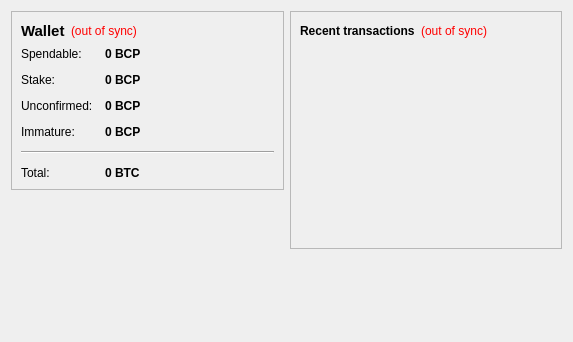
<?xml version="1.0" encoding="UTF-8"?>
<ui version="4.0">
 <class>OverviewPage</class>
 <widget class="QWidget" name="OverviewPage">
  <property name="geometry">
   <rect>
    <x>0</x>
    <y>0</y>
    <width>573</width>
    <height>342</height>
   </rect>
  </property>
  <property name="windowTitle">
   <string>Form</string>
  </property>
  <layout class="QHBoxLayout" name="horizontalLayout" stretch="1,1">
   <item>
    <layout class="QVBoxLayout" name="verticalLayout_2">
     <item>
      <widget class="QFrame" name="frame">
       <property name="frameShape">
        <enum>QFrame::StyledPanel</enum>
       </property>
       <property name="frameShadow">
        <enum>QFrame::Raised</enum>
       </property>
       <layout class="QVBoxLayout" name="verticalLayout_4">
        <item>
         <layout class="QHBoxLayout" name="horizontalLayout_4">
          <item>
           <widget class="QLabel" name="label_5">
            <property name="font">
             <font>
              <pointsize>11</pointsize>
              <weight>75</weight>
              <bold>true</bold>
             </font>
            </property>
            <property name="text">
             <string>Wallet</string>
            </property>
           </widget>
          </item>
          <item>
           <widget class="QLabel" name="labelWalletStatus">
            <property name="toolTip">
             <string>The displayed information may be out of date. Your wallet automatically synchronizes with the Bitcaps network after a connection is established, but this process has not completed yet.</string>
            </property>
            <property name="styleSheet">
             <string notr="true">QLabel { color: red; }</string>
            </property>
            <property name="text">
             <string notr="true">(out of sync)</string>
            </property>
            <property name="alignment">
             <set>Qt::AlignLeading|Qt::AlignLeft|Qt::AlignVCenter</set>
            </property>
           </widget>
          </item>
          <item>
           <spacer name="horizontalSpacer_2">
            <property name="orientation">
             <enum>Qt::Horizontal</enum>
            </property>
            <property name="sizeHint" stdset="0">
             <size>
              <width>40</width>
              <height>20</height>
             </size>
            </property>
           </spacer>
          </item>
         </layout>
        </item>
        <item>
         <layout class="QFormLayout" name="formLayout_2">
          <property name="fieldGrowthPolicy">
           <enum>QFormLayout::AllNonFixedFieldsGrow</enum>
          </property>
          <property name="horizontalSpacing">
           <number>12</number>
          </property>
          <property name="verticalSpacing">
           <number>12</number>
          </property>
          <item row="0" column="0">
           <widget class="QLabel" name="label">
            <property name="text">
             <string>Spendable:</string>
            </property>
           </widget>
          </item>
          <item row="0" column="1">
           <widget class="QLabel" name="labelBalance">
            <property name="font">
             <font>
              <weight>75</weight>
              <bold>true</bold>
             </font>
            </property>
            <property name="cursor">
             <cursorShape>IBeamCursor</cursorShape>
            </property>
            <property name="toolTip">
             <string>Your current spendable balance</string>
            </property>
            <property name="text">
             <string notr="true">0 BCP</string>
            </property>
            <property name="textInteractionFlags">
             <set>Qt::LinksAccessibleByMouse|Qt::TextSelectableByKeyboard|Qt::TextSelectableByMouse</set>
            </property>
           </widget>
          </item>
          <item row="1" column="0">
           <widget class="QLabel" name="label_6">
            <property name="text">
             <string>Stake:</string>
            </property>
           </widget>
          </item>
          <item row="1" column="1">
           <widget class="QLabel" name="labelStake">
            <property name="font">
             <font>
              <weight>75</weight>
              <bold>true</bold>
             </font>
            </property>
            <property name="cursor">
             <cursorShape>IBeamCursor</cursorShape>
            </property>
            <property name="toolTip">
             <string>Total of coins that was staked, and do not yet count toward the current balance</string>
            </property>
            <property name="text">
             <string notr="true">0 BCP</string>
            </property>
            <property name="textInteractionFlags">
             <set>Qt::LinksAccessibleByMouse|Qt::TextSelectableByKeyboard|Qt::TextSelectableByMouse</set>
            </property>
           </widget>
          </item>
          <item row="2" column="0">
           <widget class="QLabel" name="label_3">
            <property name="text">
             <string>Unconfirmed:</string>
            </property>
           </widget>
          </item>
          <item row="2" column="1">
           <widget class="QLabel" name="labelUnconfirmed">
            <property name="font">
             <font>
              <weight>75</weight>
              <bold>true</bold>
             </font>
            </property>
            <property name="cursor">
             <cursorShape>IBeamCursor</cursorShape>
            </property>
            <property name="toolTip">
             <string>Total of transactions that have yet to be confirmed, and do not yet count toward the current balance</string>
            </property>
            <property name="text">
             <string notr="true">0 BCP</string>
            </property>
            <property name="textInteractionFlags">
             <set>Qt::LinksAccessibleByMouse|Qt::TextSelectableByKeyboard|Qt::TextSelectableByMouse</set>
            </property>
           </widget>
          </item>
          <item row="3" column="0">
           <widget class="QLabel" name="labelImmatureText">
            <property name="text">
             <string>Immature:</string>
            </property>
           </widget>
          </item>
          <item row="3" column="1">
           <widget class="QLabel" name="labelImmature">
            <property name="font">
             <font>
              <weight>75</weight>
              <bold>true</bold>
             </font>
            </property>
            <property name="toolTip">
             <string>Mined balance that has not yet matured</string>
            </property>
            <property name="text">
             <string notr="true">0 BCP</string>
            </property>
            <property name="textInteractionFlags">
             <set>Qt::LinksAccessibleByMouse|Qt::TextSelectableByKeyboard|Qt::TextSelectableByMouse</set>
            </property>
           </widget>
          </item>
          <item row="4" column="0" colspan="2">
           <widget class="Line" name="line">
            <property name="orientation">
             <enum>Qt::Horizontal</enum>
            </property>
           </widget>
          </item>
          <item row="5" column="0">
           <widget class="QLabel" name="labelTotalText">
            <property name="text">
             <string>Total:</string>
            </property>
           </widget>
          </item>
          <item row="5" column="1">
           <widget class="QLabel" name="labelTotal">
            <property name="font">
             <font>
              <weight>75</weight>
              <bold>true</bold>
             </font>
            </property>
            <property name="cursor">
             <cursorShape>IBeamCursor</cursorShape>
            </property>
            <property name="toolTip">
             <string>Your current total balance</string>
            </property>
            <property name="text">
             <string notr="true">0 BTC</string>
            </property>
            <property name="textInteractionFlags">
             <set>Qt::LinksAccessibleByMouse|Qt::TextSelectableByKeyboard|Qt::TextSelectableByMouse</set>
            </property>
           </widget>
          </item>
         </layout>
        </item>
       </layout>
      </widget>
     </item>
     <item>
      <spacer name="verticalSpacer">
       <property name="orientation">
        <enum>Qt::Vertical</enum>
       </property>
       <property name="sizeHint" stdset="0">
        <size>
         <width>20</width>
         <height>40</height>
        </size>
       </property>
      </spacer>
     </item>
    </layout>
   </item>
   <item>
    <layout class="QVBoxLayout" name="verticalLayout_3">
     <item>
      <widget class="QFrame" name="frame_2">
       <property name="frameShape">
        <enum>QFrame::StyledPanel</enum>
       </property>
       <property name="frameShadow">
        <enum>QFrame::Raised</enum>
       </property>
       <layout class="QVBoxLayout" name="verticalLayout">
        <item>
         <layout class="QHBoxLayout" name="horizontalLayout_2">
          <item>
           <widget class="QLabel" name="label_4">
            <property name="text">
             <string>&lt;b&gt;Recent transactions&lt;/b&gt;</string>
            </property>
           </widget>
          </item>
          <item>
           <widget class="QLabel" name="labelTransactionsStatus">
            <property name="toolTip">
             <string>The displayed information may be out of date. Your wallet automatically synchronizes with the Bitcaps network after a connection is established, but this process has not completed yet.</string>
            </property>
            <property name="styleSheet">
             <string notr="true">QLabel { color: red; }</string>
            </property>
            <property name="text">
             <string notr="true">(out of sync)</string>
            </property>
            <property name="alignment">
             <set>Qt::AlignRight|Qt::AlignTrailing|Qt::AlignVCenter</set>
            </property>
           </widget>
          </item>
          <item>
           <spacer name="horizontalSpacer">
            <property name="orientation">
             <enum>Qt::Horizontal</enum>
            </property>
            <property name="sizeHint" stdset="0">
             <size>
              <width>40</width>
              <height>20</height>
             </size>
            </property>
           </spacer>
          </item>
         </layout>
        </item>
        <item>
         <widget class="QListView" name="listTransactions">
          <property name="styleSheet">
           <string notr="true">QListView { background: transparent; }</string>
          </property>
          <property name="frameShape">
           <enum>QFrame::NoFrame</enum>
          </property>
          <property name="verticalScrollBarPolicy">
           <enum>Qt::ScrollBarAlwaysOff</enum>
          </property>
          <property name="horizontalScrollBarPolicy">
           <enum>Qt::ScrollBarAlwaysOff</enum>
          </property>
          <property name="selectionMode">
           <enum>QAbstractItemView::NoSelection</enum>
          </property>
         </widget>
        </item>
       </layout>
      </widget>
     </item>
     <item>
      <spacer name="verticalSpacer_2">
       <property name="orientation">
        <enum>Qt::Vertical</enum>
       </property>
       <property name="sizeHint" stdset="0">
        <size>
         <width>20</width>
         <height>40</height>
        </size>
       </property>
      </spacer>
     </item>
    </layout>
   </item>
  </layout>
 </widget>
 <resources/>
 <connections/>
</ui>
